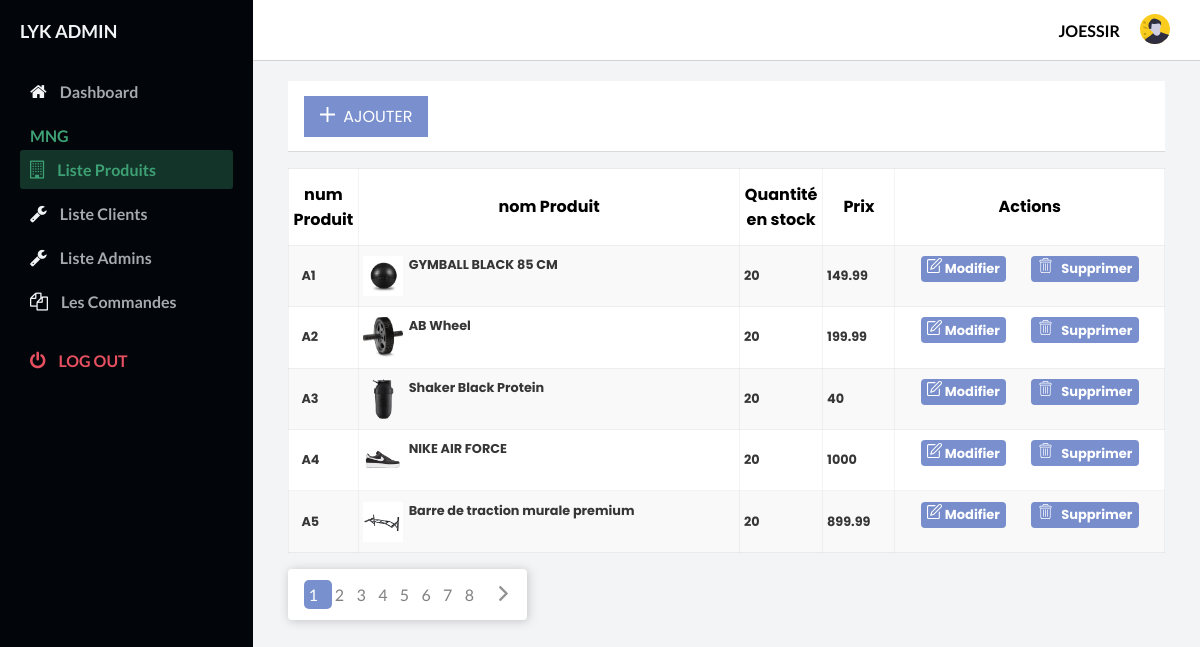
Screenshot of /Admin/listeproduits.php (signed in) with the database file from the repository.
### tables this page shows
CREATE TABLE `client` (
  `nomClient` varchar(255) DEFAULT NULL,
  `usernameClient` varchar(255) NOT NULL,
  `adresseClient` text DEFAULT NULL,
  `emailClient` varchar(255) DEFAULT NULL,
  `passwordClient` varchar(255) DEFAULT NULL,
  `typeClient` varchar(25) NOT NULL DEFAULT 'user',
  `etat` varchar(11) DEFAULT 'normal',
  `date_inscription` date NOT NULL DEFAULT current_timestamp()
);

CREATE TABLE `produit` (
  `numProduit` varchar(4) NOT NULL,
  `nomProduit` varchar(255) DEFAULT NULL,
  `description` text NOT NULL,
  `qteProduit` int(11) DEFAULT NULL,
  `prix` float DEFAULT NULL,
  `imageProduit` varchar(25) DEFAULT NULL,
  `genreProduit` varchar(25) DEFAULT NULL
);

### Admin/verification.php (called while the page is built, shortened)
<?php
$link = mysqli_connect("localhost","root","","lyk") or die(mysqli_connect_error());
$sql = "SELECT * FROM client WHERE usernameClient = '{$_SESSION['usernameClient']}'";
$result = mysqli_query($link,$sql) or die(mysqli_error($link));
$client = mysqli_fetch_assoc($result);
  ?>

### Admin/listeproduits.php (the view, shortened to what this page needs)
<?php
  require "verification.php";
  $page = "1";
  if($page == "" || $page == "1")
    $page1 = "0";
  else $page1 = ($page*5)-5;
?>
<!DOCTYPE html>
<html lang="en">
  <head>
    <link
      rel="stylesheet"
      href="https://stackpath.bootstrapcdn.com/font-awesome/4.7.0/css/font-awesome.min.css"
    />
    <link rel="stylesheet" href="styles.css" />
  </head>
  <body id="body">
    <div class="container">
      <nav class="navbar">
        <div class="navbar__right">
        <span ><?php echo $client["usernameClient"] ?></span>
            <a href="#">
              <img width="30" src="assets/avatar.svg" alt="" />
            </a>
        </div>
      </nav>
      <main>
        <div class="main__container">
          <?php
          $select_produits = "SELECT * FROM produit limit $page1,5";
          $result = mysqli_query($link,$select_produits) or die(mysqli_error($link));
          $produits = mysqli_fetch_all($result,MYSQLI_ASSOC);
          ?>
          <div class="ajouterProduit">
              <a href="Ajouter_Produit.html" >&nbsp;&nbsp;AJOUTER</a>
          </div>
        <table >
          <tr class="first">
                <td>num Produit</td>
                <td>nom Produit</td>
                <td>Quantité en stock</td>
                <td>Prix</td>
                <td class="act">Actions</td>
          </tr>
          <?php  $i=0?>
        <?php foreach ($produits as $produit) : ?>
          <?php if($i==1)
            $bg = "white";
            else $bg = "#f9f9f9";
          ?>
            <tr class="second" style="background-color: <?php echo $bg?>;">
                <td width="20px" class="referenceTD"><?php echo $produit['numProduit'] ?></td>
                <td >
                    <div class="nomProduit">
                      <img src="../images/<?php echo $produit["imageProduit"] ?>" alt="img">
                      <span><?php echo $produit['nomProduit'] ?></span>
                    </div>
               </td>
                <td width="30px"><?php echo $produit['qteProduit'] ?></td>
                <td><?php echo $produit['prix'] ?></td>
                <td class="actions">
                <a href="editproduit.php?id=<?php echo $produit['numProduit']?>">&nbsp;Modifier</a>
                <a href="Supprimer_Produit.php?id=<?php echo $produit['numProduit']?>">&nbsp;&nbsp;&nbsp;Supprimer</a>
            </td>
            </tr>
            <?php  $i=!$i?>
           <?php endforeach; ?>
        </table>
            <div class="linkpages">
            <?php  $select_all_produits = "SELECT * FROM produit";
             $result2 = mysqli_query($link,$select_all_produits) or die(mysqli_error($link));
              $numberOfrows = mysqli_num_rows($result2) ;
              $numberOfrows = ceil($numberOfrows)/5;
              ?>
                <?php for( $i =1 ; $i<= $numberOfrows ; $i++): ?>
                  <?php if($page == $i) $activelink = "activelink"; else $activelink = ''?>
                <a class="<?php echo $activelink?>"href="listeproduits.php?page=<?php echo $i ?>"><?php echo $i."&nbsp;&nbsp;&nbsp;" ?></a>
                <?php endfor; ?>
                <?php if($page!=$numberOfrows):?>
                <a href="listeproduits.php?page=<?php echo $page+1 ?>"></a>
                <?php endif; ?>
            </div>
        </div>
      </main>
      <div id="sidebar">
        <div class="sidebar__title">
          <div class="sidebar__img">
            <h1>LYK ADMIN</h1>
          </div>
        </div>
        <div class="sidebar__menu">
          <div class="sidebar__link ">
            <i class="fa fa-home"></i>
            <a href="index.php">Dashboard</a>
          </div>
          <h2>MNG</h2>
          <div class="sidebar__link active_menu_link">
            <i class="fa fa-building-o " ></i>
            <a href="listeproduits.php">Liste Produits</a>
          </div>
          <div class="sidebar__link " >
            <i class="fa fa-wrench"></i>
            <a href="listeclients.php">Liste Clients</a>
          </div>
          <div class="sidebar__link " >
            <i class="fa fa-wrench"></i>
            <a href="listeadmins.php">Liste Admins</a>
          </div>
          <div class="sidebar__link">
              <i class="fa fa-files-o"></i>
              <a href="Commande.php">Les Commandes</a>
            </div>
          <div class="sidebar__logout">
            <i class="fa fa-power-off"></i>
            <a href="../inscription/logout.php">Log out</a>
          </div>
        </div>
      </div>
    </div>
  </body>
</html>

### Admin/styles.css (style rules this page uses)
* { margin: 0; padding: 0; text-decoration: none; }
body { box-sizing: border-box; font-family: "Lato", sans-serif; }
.container { display: grid; height: 100vh; grid-template-columns: 0.8fr 1fr 1fr 1fr; grid-template-rows: 0.2fr 3fr; grid-template-areas: "sidebar nav nav nav" "sidebar main main main"; }
.navbar { background: #ffffff; grid-area: nav; height: 60px; display: flex; align-items: center; justify-content: space-between; padding: 0 30px 0 30px; border-bottom: 1px solid lightgray; }
.navbar__right { display: flex; justify-content: center; align-items: center; }
.navbar__right > a { margin-left: 20px; text-decoration: none; }
.navbar__right span { font-weight: bolder; text-transform:uppercase ; }
main { background: #f3f4f6; grid-area: main; overflow-y: auto; }
.main__container { padding: 20px 35px; }
svg { width : 15px; height : 15px; fill: white; }
td.referenceTD { padding-left : 1em; }
.linkpages { background: white; padding: 1em; width: fit-content; margin : 1em 0; border-radius: 4px; box-shadow: 1px 1px 10px rgba(134, 134, 134, 0.438); }
.linkpages a { color : rgba(112, 112, 112, 0.884); }
a.activelink { background: rgba(60, 93, 184, 0.685); padding : .3em; color: white; text-align: center; border-radius: 5px; }
svg.next { fill: rgba(112, 112, 112, 0.774); margin-left : 10px; }
.ajouterProduit { display: flex; align-items: center; background: rgb(255, 255, 255); height: 70px; border-bottom : 1px solid rgba(184, 184, 184, 0.527); font-family: 'Poppins', sans-serif; }
.ajouterProduit a { background: rgba(60, 93, 184, 0.685); color: white; margin-left : 1em; padding : .5em 1em; transition : .4s ease all; }
table { margin-top : 1em; width: 100%; font-family: 'Poppins', sans-serif; }
.nomProduit { display: grid; grid-template-columns: .7fr 5fr; }
table img { width : 40px; height: 40px; }
td { padding : .8em .3em; }
tr.first { background: white; text-align: center; font-weight: 700; }
tr.second { font-size: .8em; font-weight: bolder; color: #363636; }
td.actions { display: flex; align-items: center; justify-content: space-evenly; padding : .8em 0; border : none; }
.actions a { color: rgb(255, 255, 255); background: rgba(60, 93, 184, 0.685); border-radius : 4px; padding : 0.2em .5em; font-size : 13px; transition : .4s ease all; }
table,tr,td { border: 1px solid rgba(184, 184, 184, 0.164); border-collapse: collapse; }
#sidebar { background: #020509; grid-area: sidebar; overflow-y: auto; padding: 20px; -webkit-transition: all 0.5s; transition: all 0.5s; }
.sidebar__title { display: flex; justify-content: space-between; align-items: center; color: #f3f4f6; margin-bottom: 30px; }
.sidebar__img { display: flex; align-items: center; }
.sidebar__title > div > h1 { font-size: 18px; display: inline; }
.sidebar__menu > h2 { color: #3ea175; font-size: 16px; margin-top: 15px; margin-bottom: 5px; padding: 0 10px; font-weight: 700; }
.sidebar__link { color: #f3f4f6; padding: 10px; border-radius: 3px; margin-bottom: 5px; cursor: pointer; }
.active_menu_link { background: rgba(62, 161, 117, 0.3); color: #3ea175; pointer-events: none; }
.active_menu_link a { color: #3ea175 !important; }
.sidebar__link > a { text-decoration: none; color: #a5aaad; font-weight: 700; }
.sidebar__link > i { margin-right: 10px; font-size: 18px; }
.sidebar__logout { margin-top: 20px; padding: 10px; color: #e65061; }
.sidebar__logout > a { text-decoration: none; color: #e65061; font-weight: 700; text-transform: uppercase; }
.sidebar__logout > i { margin-right: 10px; font-size: 18px; }

### rows the page displays
client: usernameClient "JOESSIR"
produit: numProduit "A1", imageProduit (picture), nomProduit "GYMBALL BLACK 85 CM", qteProduit "20", prix "149.99"
produit: numProduit "A2", imageProduit (picture), nomProduit "AB Wheel", qteProduit "20", prix "199.99"
produit: numProduit "A3", imageProduit (picture), nomProduit "Shaker Black Protein", qteProduit "20", prix "40"
produit: numProduit "A4", imageProduit (picture), nomProduit "NIKE AIR FORCE", qteProduit "20", prix "1000"
produit: numProduit "A5", imageProduit (picture), nomProduit "Barre de traction murale premium", qteProduit "20", prix "899.99"
